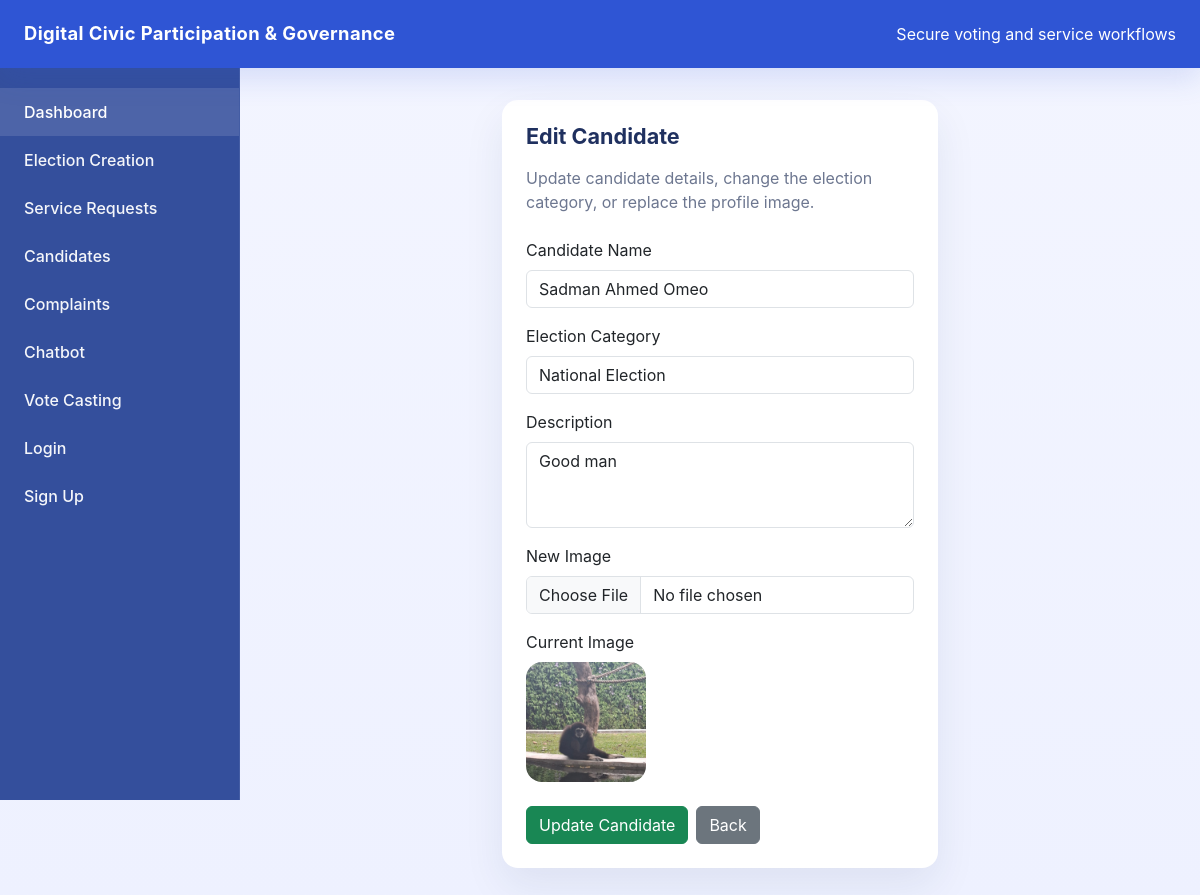
The app's page /candidates/edit/1, older data.
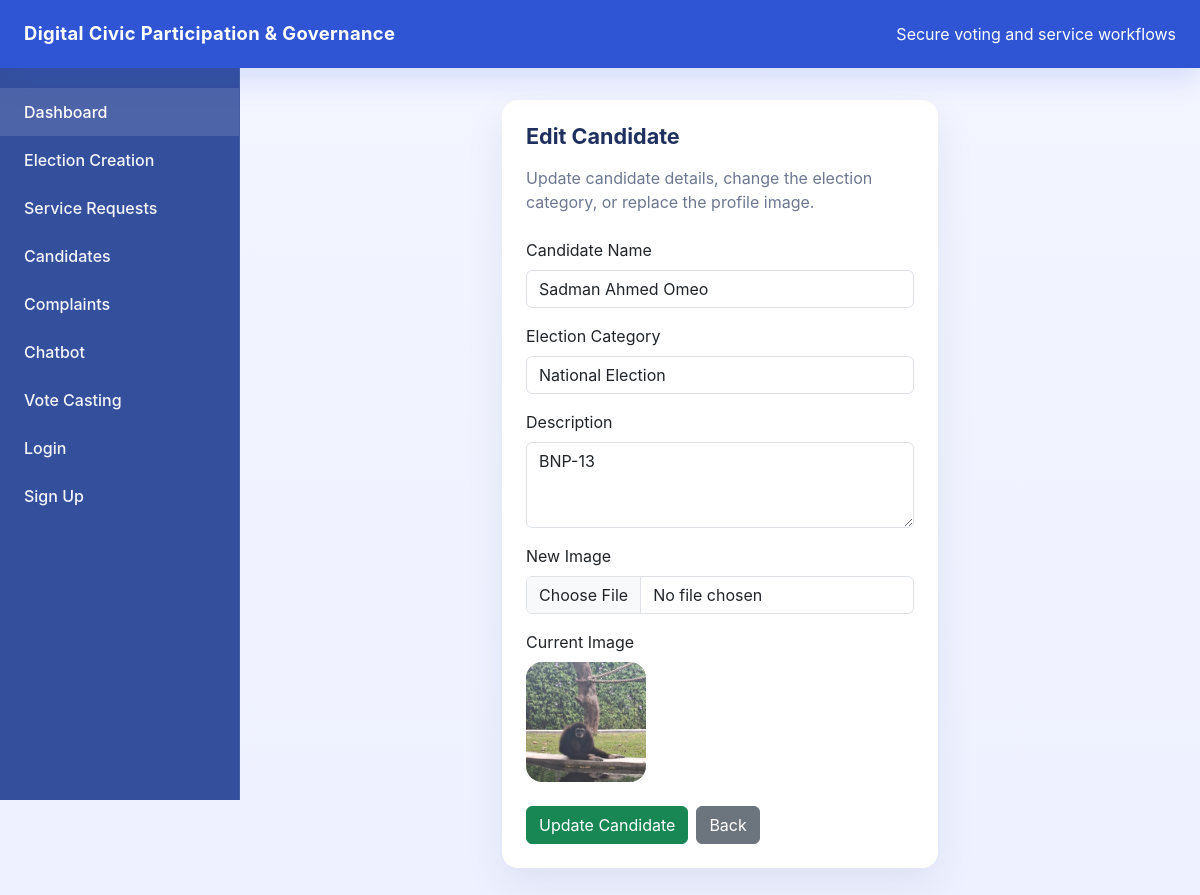
The same page, newer data.
### models/candidate.py (models this page shows)
class Candidate(db.Model):
    __tablename__ = "candidate"
    id = db.Column(db.Integer, primary_key=True)
    name = db.Column(db.String(100), nullable=False)
    category = db.Column(db.String(100), nullable=False)
    description = db.Column(db.String(500), nullable=True)
    image = db.Column(db.String(200), nullable=True)

### routes/candidate_routes.py (the view)
@c_bp.route("/edit/<int:candidate_id>", methods=["GET"])
def edit_candidate_page(candidate_id):
    candidate = Candidate.query.get(candidate_id)
    if not candidate:
        return "Candidate Not Found", 404
    return render_template("edit_candidate.html", candidate=candidate)

### templates/edit_candidate.html
{% extends "base.html" %}
{% block content %}
<div class="row justify-content-center">
    <div class="col-xl-6 col-lg-8">
        <div class="card card-smooth">
            <div class="card-body p-4">
                <h1 class="section-title mb-3">Edit Candidate</h1>
                <p class="page-intro mb-4">Update candidate details, change the election category, or replace the profile image.</p>
                <form action="{{ url_for('c_bp.update_candidate', candidate_id=candidate.id) }}" method="POST" enctype="multipart/form-data">
                    <div class="mb-3">
                        <label class="form-label">Candidate Name</label>
                        <input type="text" name="name" class="form-control" value="{{ candidate.name }}" required>
                    </div>
                    <div class="mb-3">
                        <label class="form-label">Election Category</label>
                        <input type="text" name="category" class="form-control" value="{{ candidate.category }}" required>
                    </div>
                    <div class="mb-3">
                        <label class="form-label">Description</label>
                        <textarea name="description" class="form-control" rows="3">{{ candidate.description }}</textarea>
                    </div>
                    <div class="mb-3">
                        <label class="form-label">New Image</label>
                        <input type="file" name="image" class="form-control">
                    </div>
                    {% if candidate.image %}
                        <div class="mb-4">
                            <p class="mb-2">Current Image</p>
                            <img src="{{ url_for('static', filename='uploads/' + candidate.image) }}" class="rounded-4" width="120" height="120" style="object-fit: cover;">
                        </div>
                    {% endif %}
                    <div class="d-flex gap-2 flex-wrap">
                        <button type="submit" class="btn btn-success">Update Candidate</button>
                        <a href="{{ url_for('c_bp.candidates_page') }}" class="btn btn-secondary">Back</a>
                    </div>
                </form>
            </div>
        </div>
    </div>
</div>
{% endblock %}

Row changes from the older to the newer data that the page shows:
changed Candidate "Sadman Ahmed Omeo": description "Good man" → "BNP-13"
